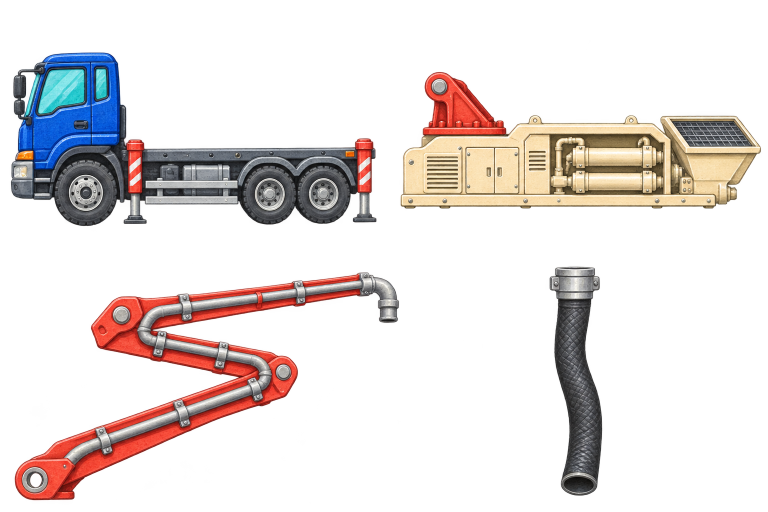
#> input picture art-source/puzzle/pump-truck/master.png, 1536 x 1024 px (shown at 1/2 size)
$ python split.py
#> lines starting #> are read from the running program, lines starting #| are printed output that depends on the picture
"""Fit the pump on the carrier, hinge the placing boom and couple the discharge hose."""
import json
from pathlib import Path

from PIL import Image

source = Path(__file__).resolve().parent
out = source.parents[2] / "dist/puzzle/pump-truck"
out.mkdir(parents=True, exist_ok=True)
sheet = Image.open(source / "master.png").convert("RGBA")
#> sheet is the input picture: PIL image 1536x1024 RGBA; mean R, G, B, A 83.3, 61.9, 58.4, 61.2
assert sheet.size == (1536, 1024)
sheet.putalpha(sheet.getchannel("A").point(lambda a: 0 if a < 14 else min(255, round(a * 255 / 250))))

# Anchors on this sheet are in original image coordinates. Moving a parent also
# moves the joint to which its child fits. Uniform scales preserve the artwork.
def mounted_point(point, anchor, target, scale):
    return tuple(round(t + (p-a)*scale) for p, a, t in zip(point, anchor, target))


deck = (254, 301)
pump_foot = (801, 415)
pump_scale = .70
hinge = mounted_point((879, 173), pump_foot, deck, pump_scale)
boom_root = (70, 960)
boom_scale = .96
outlet = mounted_point((776, 638), boom_root, hinge, boom_scale)
modules = [
    ("pumpTruckCarrier", "带支腿的底盘", (0, 0, 780, 500), deck, deck, 1),
    ("pumpTruckPump", "泵送装置", (780, 0, 1536, 500), pump_foot, deck, pump_scale),
    ("pumpTruckBoom", "布料臂", (0, 500, 900, 1024), boom_root, hinge, boom_scale),
    ("pumpTruckHose", "末端软管", (900, 500, 1536, 1024), (1150, 545), outlet, .365),
]
layers = ["pumpTruckHose", "pumpTruckPump", "pumpTruckCarrier", "pumpTruckBoom"]
parts = []
images = {}
for identifier, label, cell, anchor, target, scale in modules:
    layer = sheet.crop(cell)
    bounds = layer.getchannel("A").getbbox()
    corner = (cell[0]+bounds[0], cell[1]+bounds[1])
    x, y = mounted_point(corner, anchor, target, scale)
    layer = layer.crop(bounds)
    width, height = (round(length*scale) for length in layer.size)
    images[identifier] = layer.resize((width, height), Image.Resampling.LANCZOS)
    filename = identifier + ".webp"
    images[identifier].save(out / filename, lossless=True)
    parts.append(dict(id=identifier, name=label, file="puzzle/pump-truck/"+filename,
                      x=x, y=y, w=width, h=height))
#> this loop made 4 passes
#> (bounds, corner, x, y) on passes 2 to 4: ((21, 143, 742, 418), (801, 143), 254, 111), ((29, 44, 799, 501), (29, 544), 270, -267), ((199, 32, 305, 492), (1099, 532), 968, -182)
#> (bounds, x, y) on pass 1: ((21, 104, 753, 453), 21, 104)
#> pass 1, `layer = sheet.crop(cell)`:
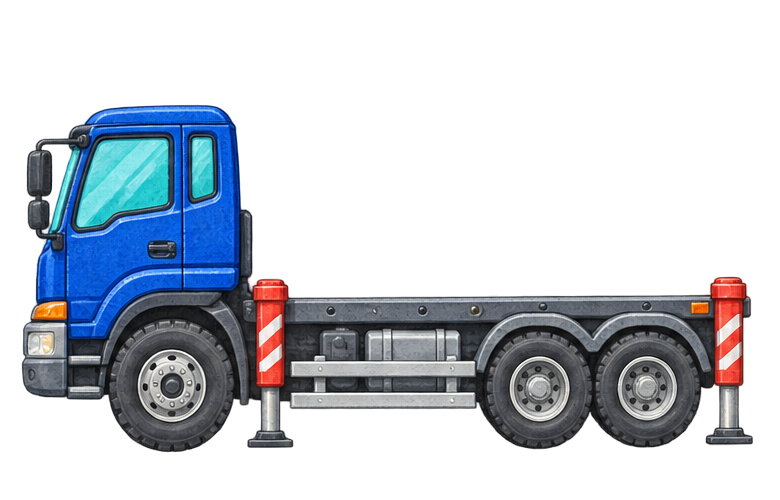
#> layer: PIL image 780x500 RGBA; mean R, G, B, A 61, 65.5, 78.7, 84.7; transparent parts drawn white
#> pass 2, `layer = layer.crop(bounds)`:
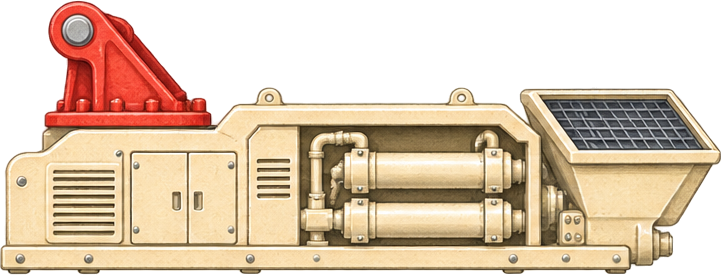
#> layer: PIL image 721x275 RGBA; mean R, G, B, A 174.9, 143.5, 114.4, 159.8; transparent parts drawn white
#> after the loop, images = 4 items; parts = 4 items

left, top = min(p["x"] for p in parts), min(p["y"] for p in parts)
#> left = 21; top = -267
for p in parts:
    p["x"] -= left
    p["y"] -= top
#> this loop made 4 passes
width, height = max(p["x"]+p["w"] for p in parts), max(p["y"]+p["h"] for p in parts)
#> width = 988; height = 720
model = dict(id="pump-truck", name="混凝土泵车", width=width, height=height,
             layers=layers, parts=parts, intro="pumpTruckIntro")
#> model = 7 items
(out / "model.json").write_text(json.dumps(model, ensure_ascii=False, indent=2), "utf8")
assembled = Image.new("RGBA", (width, height))
#> assembled: PIL image 988x720 RGBA; every value is 0
by_id = {p["id"]: p for p in parts}
#> by_id = 4 items
for identifier in layers:
    p = by_id[identifier]
    assembled.alpha_composite(images[identifier], (p["x"], p["y"]))
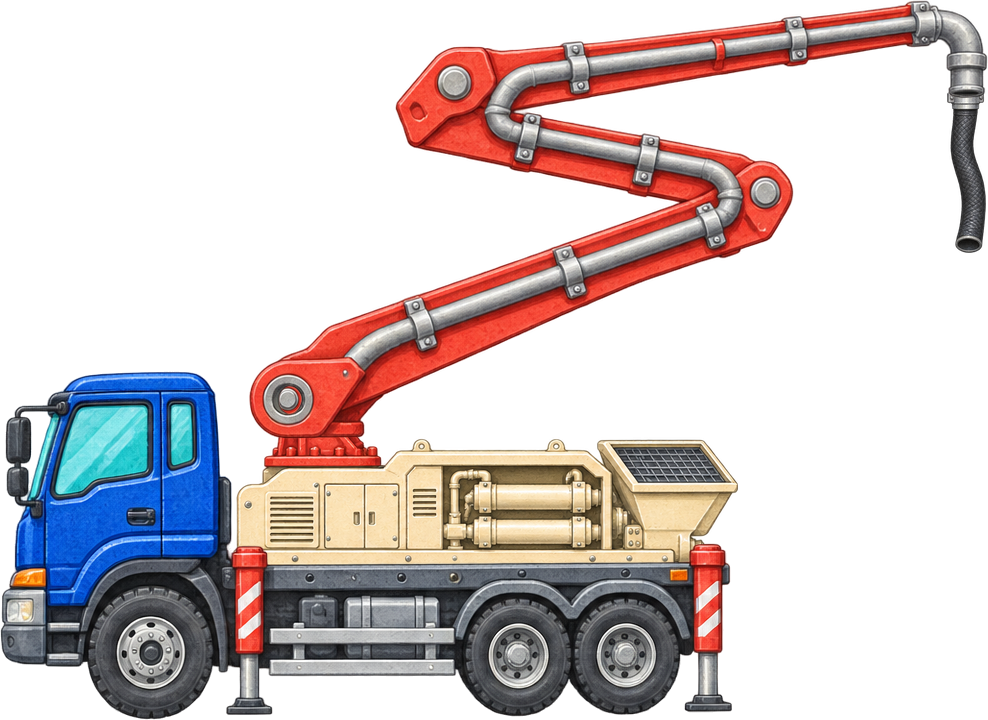
#> assembled: PIL image 988x720 RGBA; mean R, G, B, A 56.4, 45.4, 45.7, 99.4; transparent parts drawn white
preview = assembled.copy()
preview.thumbnail((420, 230), Image.Resampling.LANCZOS)
preview.save(out / "preview.webp", quality=93)

proof = Image.new("RGB", (1200, 450), "#fff3d5")
for i, part in enumerate(parts):
    thumb = images[part["id"]].copy()
    thumb.thumbnail((227, 185), Image.Resampling.LANCZOS)
    x = i%2*248+(248-thumb.width)//2
    y = i//2*225+(225-thumb.height)//2
    proof.paste(thumb, (x, y), thumb)
#> this loop made 4 passes
#> (x, y) on passes 1 to 4: (10, 58), (258, 69), (10, 270), (352, 253)
#> pass 3, `thumb = images[part["id"]].copy()`:
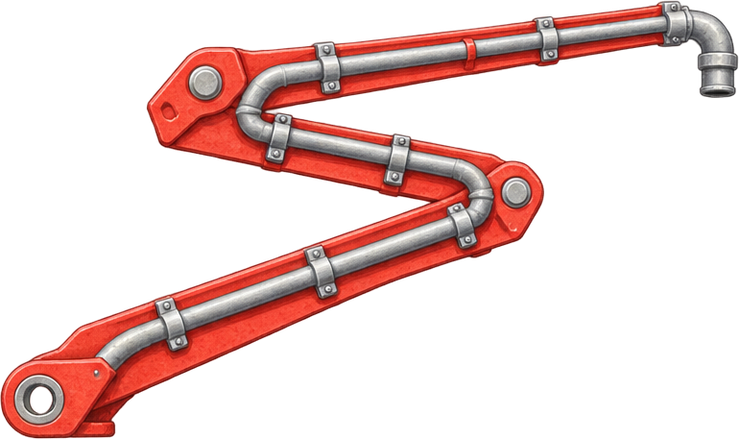
#> thumb: PIL image 739x439 RGBA; mean R, G, B, A 53.1, 27.2, 24.8, 69.4; transparent parts drawn white
#> after the loop:
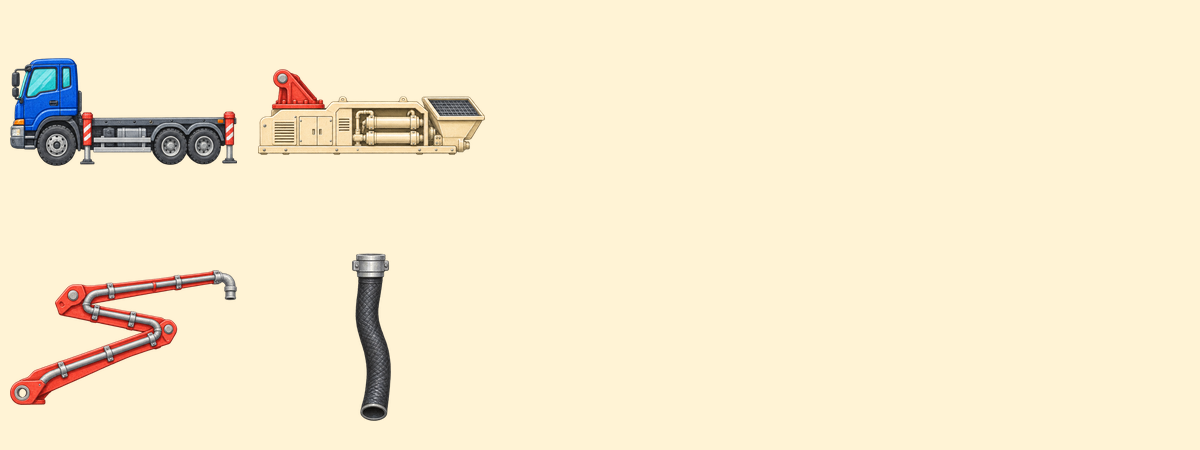
#> proof: PIL image 1200x450 RGB; mean R, G, B 247.5, 234.6, 206.3
#> after the loop:
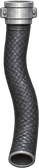
#> thumb: PIL image 39x168 RGBA; mean R, G, B, A 56.1, 56.1, 57.3, 162.9; transparent parts drawn white
assembled.thumbnail((674, 425), Image.Resampling.LANCZOS)
#> assembled: PIL image 583x425 RGBA
proof.paste(assembled, (496+(704-assembled.width)//2, (450-assembled.height)//2), assembled)
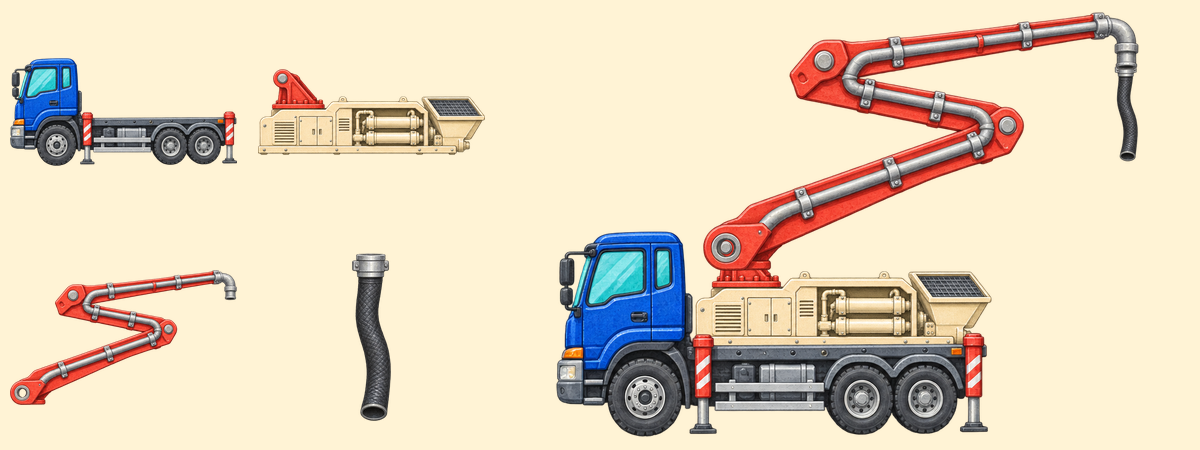
#> proof: PIL image 1200x450 RGB; mean R, G, B 227.1, 211.6, 188.8
proof.save(source / "parts-preview.jpg", quality=94)
